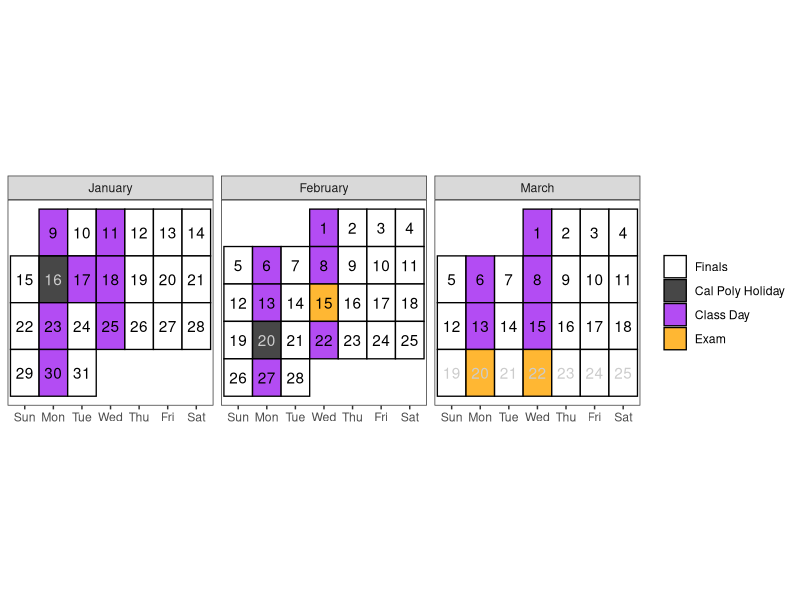
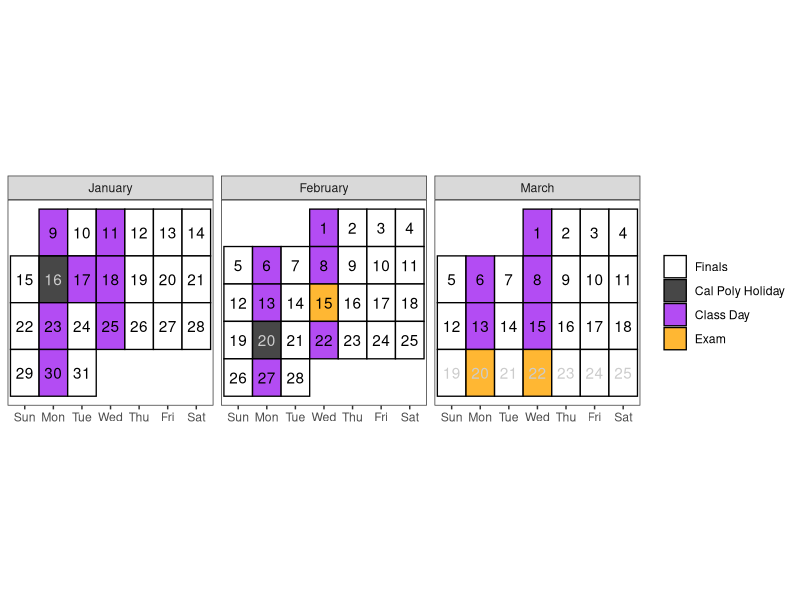

These charts were generated, in order, by the following R code:
## ---- chunk 1
#| include: false

# knitr::opts_chunk$set(cache=FALSE, dev='pdf')
# knitr::opts_chunk$set(cache=F,
#                       fig.path = 'figs/',
#                       cache.path='cache/',
#                       fig.align = 'center',
#                       echo = F,
#                       warning=F,
#                       message=F)
# knitr::opts_chunk$set(
#                   fig.process = function(x) {
#                       x2 = sub('-\\d+([.][a-z]+)$', '\\1', x)
#                       if (file.rename(x, x2)) x2 else x
#                       }
#                   )

library(tidyverse)
library(lubridate)

# Create a calendar for your syllabus ----
# Source: http://svmiller.com/blog/2020/08/a-ggplot-calendar-for-your-semester/
# 1) what is the first Monday of the semester?
# Any number of ways to identify dates in R, but we'll use {lubridate} and the ymd() function here.
# Format: YYYYMMDD. In this example, 4 January 2022.
# What are the full dates of the semester?
semester_dates <- seq(ymd(20230109), ymd(20230318), by=1)
# Weekday(s) of class
class_wdays <- c("Mon", "Wed")

not_here_dates <- c(
  ymd("20230116"),
  ymd("20230220")
  # Break
  # seq(ymd(20221017), ymd(20221018), by = 1)
  )

exam_dates <- c(ymd(20230215), 
                ymd(20230320),
                ymd(20230322)
                )

# project_dates <- c(ymd(20221104), ymd(20221205), ymd(20221209))
finals_week <- seq(ymd(20230318), ymd(20230325), by = 1)

# Custom function for treating the first day of the month as the first week 
# of the month up until the first Sunday 
# (unless Sunday was the start of the month)
wom <- function(date) {
    first <- wday(as.Date(paste(year(date), month(date), 1, sep = "-")))
    return((mday(date) + (first - 2)) %/% 7 + 1)
  }
# Create a data frame of dates, assign to Cal
Cal <- tibble(date = seq(ymd(20230109), ymd(20230325), by=1))  %>%
  mutate(mon = lubridate::month(date, label=T, abbr=F),
         wkdy = weekdays(date, abbreviate=T),
         wkdy = fct_relevel(wkdy, "Sun", "Mon", "Tue", "Wed", "Thu","Fri","Sat"), # make sure Sunday comes first
         semester = date %in% semester_dates, 
         # project = date %in% project_dates,
         exams = date %in% exam_dates, # is it an exam?
         not_here = date %in% not_here_dates, # is it a day off?
         exam_wk = date %in% finals_week,
         day = lubridate::mday(date), 
         week = wom(date))
Cal <- Cal %>%
  mutate(category = case_when(
    # project ~ "Project",
    exams ~ "Exam",
    not_here ~ "Cal Poly Holiday",
    semester & wkdy %in% class_wdays & !not_here & !exam_wk | date == "2023-01-17" ~ "Class Day",
    semester ~ "Finals",
    TRUE ~ "NA"
  )) 
class_cal <- Cal %>% 
  ggplot(.,aes(wkdy, week)) +
  theme_bw() +
  theme(aspect.ratio = 1, 
        panel.grid.major.x = element_blank(),
        legend.position = "right",
        # legend.position = c(1, 0), 
        # legend.justification = c(1,0),
        # legend.direction = "vertical", 
        legend.title = element_blank(),
        axis.title.y = element_blank(), 
        axis.title.x = element_blank(),
        axis.ticks.y = element_blank(), 
        axis.text.y = element_blank()) +
  geom_tile(alpha=0.8, aes(fill=category), color="black", size=.45) +
  facet_wrap(~mon, scales = "free", ncol=3) +
  geom_text(aes(label = day, color = semester & (!not_here))) +
  # put your y-axis down, flip it, and reverse it
  scale_y_reverse(breaks=NULL) +
  # manually fill scale colors to something you like...
  scale_color_manual(values = c("FALSE" = "grey80", "TRUE" = "black"), guide = "none") + 
  scale_fill_manual(values=c("Class Day"="purple", 
                             "Finals"="white",
                             "Cal Poly Holiday" = "grey10",
                             "NA" = "white", # I like these whited out...
                             "Exam"="orange"),
                    #... but also suppress a label for a non-class semester day
                    breaks=c("Finals", "Cal Poly Holiday", "Class Day","Exam"))
class_cal

exam_days <- filter(Cal, category == "Exam") %>%
  mutate(topic = c("Midterm Exam Q&A", "Final Exam Q&A", "Final Exam Q&A"),
         time = c("In Class", "10:10AM-1:00PM", "10:10AM - 1:00PM")) %>%
  rowwise() %>%
  mutate(sem_week = week(date),
         Date = paste(format(date, "%b %e"), sep = ",", collapse = ", "))

# project_days <- filter(Cal, category == "Project") %>%
#   mutate(topic = c("Project Proposal Due", "Project Presentation Due", "Project Report Due"),
#          time = c("8pm", "8pm", "8pm")) %>%
#   mutate(Date = format(date, "%b %e"),
#          sem_week = week(date))

class_days <- filter(Cal, category %in% c("Class Day")) %>%
  mutate(sem_week = week(date)) %>%
  group_by(sem_week) %>%
  # group_by(sem_week) %>%
  summarize(Date = paste(format(date, "%b %e"), sep = ",", collapse = ", ")) %>%
  mutate(topic = c(
    "Introduction to R",
    "Tidy Data + Basics of Graphics",
    "Data Cleaning and Manipulation (dplyr)",
    "Data Transformations (tidyr)",
    "Special Data Types: Strings + Factors + Dates",
    "Debugging + Version Control",
    "Reproducibility & Professional Communication",
    "Functions & Functional Programming",
    "Simulation",
    "Statistical Modeling")) %>%
  # bind_rows(project_days) %>%
  bind_rows(exam_days) %>%
  arrange(sem_week) %>%
  select(Date, Topic = topic)
## ---- chunk 2
#| echo: false
#| eval: true
#| warning: false
#| fig-width: 8
#| fig-height: 3.5
#| fig-pos: 'h'
#| fig-cap: "Note: Tuesday, January 17th will follow a Monday class schedule."
class_cal
## ---- chunk 3
#| echo: false
#| eval: true
#| fig-pos: 'h'
class_days %>%
kableExtra::kable(caption = "Tentative schedule of class topics and important due dates", format = "simple")
